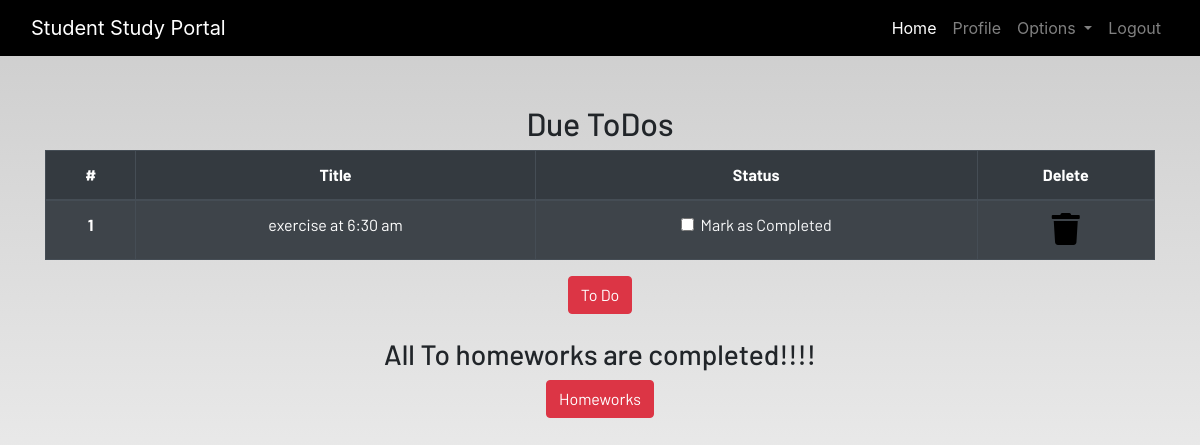
The page /profile/ (signed in) on the database as committed earlier.
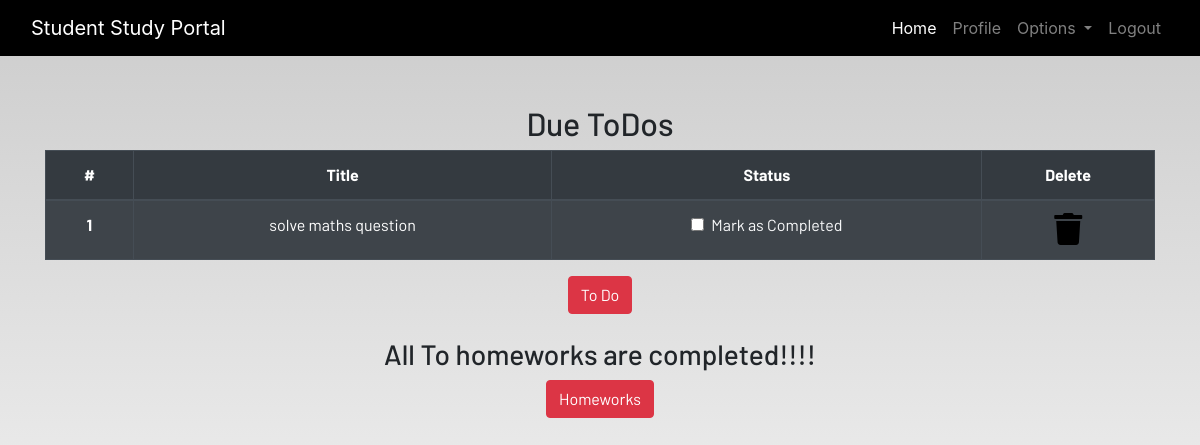
The same page on the database as committed later.
### dashboard/models.py (models this page shows, shortened)
class Todo(models.Model):
    user = models.ForeignKey(User,on_delete=models.CASCADE)
    title = models.CharField(max_length=100)
    is_finished = models.BooleanField(default=False)

### dashboard/views.py (the view)
# urls.py: path('profile/',dash_views.profile,name='profile'),
@login_required
def profile(request):
    homeworks = Homework.objects.filter(is_finished = False,user= request.user)
    todos = Todo.objects.filter(is_finished = False,user= request.user)
    if len(homeworks) == 0:
        homework_done = True
    else:
        homework_done = False
    if len(todos) == 0:
        todos_done = True
    else:
        todos_done = False
    context = {
        'homeworks':homeworks,
        'todos':todos,
        'homework_done': homework_done,
        'todos_done': todos_done
    }
    return render(request,"dashboard/profile.html",context)

### dashboard/templates/dashboard/profile.html (shortened to what this page needs)
{% extends 'dashboard/base.html' %}
{% load static %}
{% load crispy_forms_tags%}
{% block content %}
<section class="text-center">
    <div class="container">
    {% if not todos_done %}
        <h2>Due ToDos</h2>
        <table class="table table-striped table-bordered table-hover table-dark">
            <thead>
                <tr>
                    <th scope="col">#</th>
                    <th scope="col">Title</th>
                    <th scope="col">Status</th>
                    <th scope="col">Delete</th>
                </tr>
            </thead>
            <tbody>
                {% for todo in todos %}
                    <th scope="row">{{forloop.counter}}</th>
                    <td>{{todo.title}}</td>
                    <td>
                        <a href="{% url 'update-todo' todo.id%}">
                            <div class="form-check">
                                {% if todo.is_finished == True %}
                                <input class="form-check-input" type="checkbox" value="" checked>
                                {% else %}
                                <input class="form-check-input" type="checkbox" value="">
                                {% endif %}
                                <label class="form-check-label text-light" for="flexCheckDefault">
                                    Mark as Completed
                                </label>
                            </div>
                        </a>
                    </td>
                    <td><a href="{% url 'delete-todo' todo.id %}"><i class="fa fa-trash fa-2x"></i></a></td>
                {% endfor %}
            </tbody>
        </table>
    {% else %}
        <h3>All To dos are completed!!!!</h3>
    {% endif %}
        <a href="{% url 'todo' %}" class="btn btn-danger">To Do</a>
        <br><br>
        {% if not homework_done %}
        <h2>Due Homeworks</h2>
        <table class="table table-striped table-bordered table-hover table-dark">
            <thead>
                <tr>
                    <th scope="col">#</th>
                    <th scope="col">Subject</th>
                    <th scope="col">Title</th>
                    <th scope="col">Description</th>
                    <th scope="col">Due</th>
                    <th scope="col">Status</th>
                    <th scope="col">Delete</th>
                </tr>
            </thead>
            <tbody>
                {% for homework in homeworks %}
                <tr>
                    <th scope="row">{{forloop.counter}}</th>
                    <td>.{{homework.subject}}</td>
                    <td>{{homework.title}}</td>
                    <td>{{homework.description}}</td>
                    <td>{{homework.due}}</td>
                    <td>
                        <a href="{% url 'update-homework' homework.id %}">
                            <div class="form-check">
                                {% if homework.is_finished == True %}
                                <input class="form-check-input" type="checkbox" value="" checked>
                                {% else %}
                                <input class="form-check-input" type="checkbox" value="">
                                {% endif %}
                                <label class="form-check-label text-light" for="flexCheckDefault">
                                    Mark as Completed
                                </label>
                            </div>
                        </a>
                    </td>
                    <td><a href="{% url 'delete-homework' homework.id %}"><i class="fa fa-trash fa-2x"></i></a></td>
                </tr>
                {% endfor %}
            </tbody>
        </table>
        {% else %}
        <h3>All To homeworks are completed!!!!</h3>
        {% endif %}
        <a href="{% url 'homework' %}" class="btn btn-danger">Homeworks</a>
    </div>
</section>
{% endblock content %}

Rows that differ between the two databases and show on the page:
removed Todo: title "exercise at 6:30 am"
added Todo: title "solve maths question"
